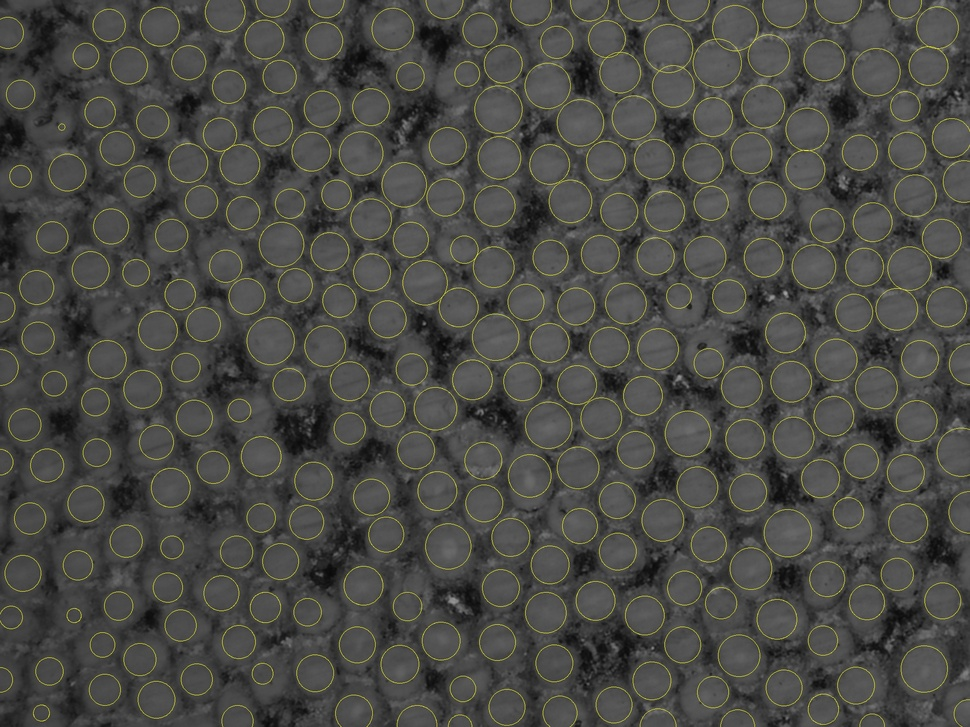
//> input picture Img_processing/test1111_best_10px.jpg, 970 x 727 px, shrunk from 2048 x 1536 before the run
$ ./test1 test1111_best_10px.jpg   (built with g++ and OpenCV 4)
//> lines starting //> are read from the running program, lines starting //| are printed output that depends on the picture; after the words box and inside, x2 and y2 are one past the last pixel; in counts of white or black regions, pixels touching at a corner belong together
#include <opencv2/core.hpp>
#include <opencv2/imgproc.hpp>
#include <opencv2/highgui.hpp>
#include <iostream>

using namespace std;
using namespace cv;

int main(int argc, char *argv[])
{
    //! [load_image]
    // Load the image
    CommandLineParser parser( argc, argv, "{@input | test.png | input image}" );
    Mat src = imread( samples::findFile( parser.get<String>( "@input" ) ) );
//> src is the input picture: 727 rows x 970 cols, CV_8UC3; mean B, G, R 69.3, 74, 74
    if( src.empty() )
    {
        cout << "Could not open or find the image!\n" << endl;
        cout << "Usage: " << argv[0] << " <Input image>" << endl;
        return -1;
    }

    // Show source image
    imshow("Source Image", src);
    //! [load_image]

    //! [black_bg]
    // Change the background from white to black, since that will help later to extract
    // better results during the use of Distance Transform
    for ( int i = 0; i < src.rows; i++ ) {
        for ( int j = 0; j < src.cols; j++ ) {
            if ( src.at<Vec3b>(i, j) == Vec3b(255,255,255) )
            {
                src.at<Vec3b>(i, j)[0] = 0;
                src.at<Vec3b>(i, j)[1] = 0;
                src.at<Vec3b>(i, j)[2] = 0;
            }
        }
    }

    // Show output image
    imshow("Black Background Image", src);
    //! [black_bg]

    //! [sharp]
    // Create a kernel that we will use to sharpen our image
    Mat kernel = (Mat_<float>(3,3) <<
                  1,  1, 1,
                  1, -8, 1,
                  1,  1, 1); // an approximation of second derivative, a quite strong kernel

    // do the laplacian filtering as it is
    // well, we need to convert everything in something more deeper then CV_8U
    // because the kernel has some negative values,
    // and we can expect in general to have a Laplacian image with negative values
    // BUT a 8bits unsigned int (the one we are working with) can contain values from 0 to 255
    // so the possible negative number will be truncated
    Mat imgLaplacian;
    filter2D(src, imgLaplacian, CV_32F, kernel);
    Mat sharp;
    src.convertTo(sharp, CV_32F);
    Mat imgResult = sharp - imgLaplacian;

    // convert back to 8bits gray scale
    imgResult.convertTo(imgResult, CV_8UC3);
//> imgResult: 727 rows x 970 cols, CV_8UC3
    imgLaplacian.convertTo(imgLaplacian, CV_8UC3);
//> imgLaplacian: 727 rows x 970 cols, CV_8UC3

    // imshow( "Laplace Filtered Image", imgLaplacian );
    imshow( "New Sharped Image", imgResult );
    //! [sharp]

    //! [bin]
    // Create binary image from source image
    Mat bw;
    cvtColor(imgResult, bw, COLOR_BGR2GRAY);
    threshold(bw, bw, 40, 255, THRESH_BINARY | THRESH_OTSU);
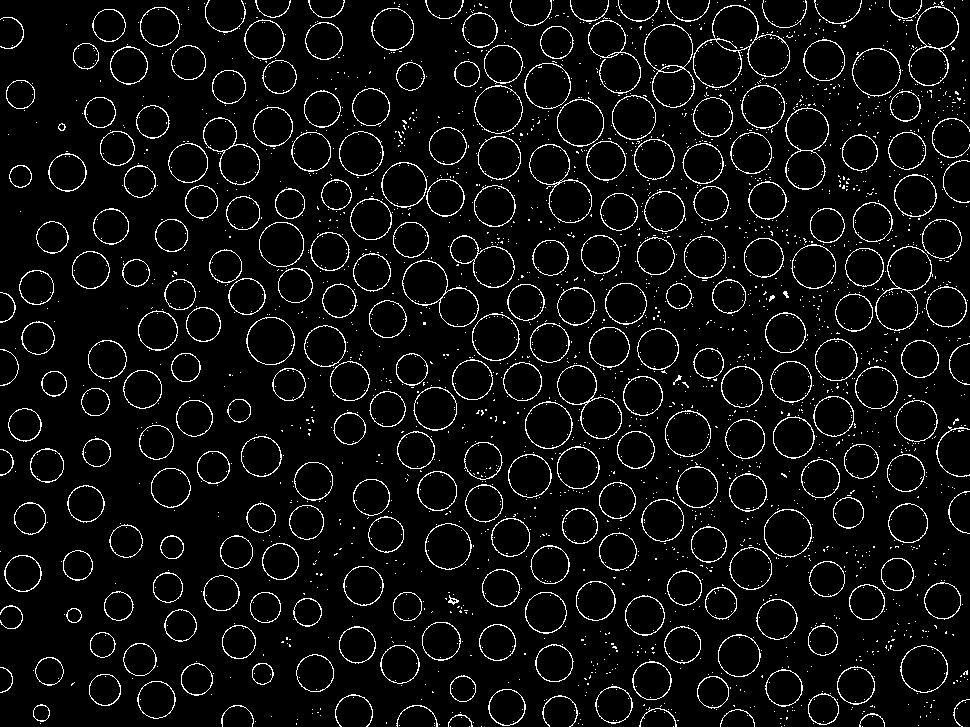
//> bw: 727 rows x 970 cols, CV_8UC1; 5.6% white in thin lines or dots
    imshow("Binary Image", bw);
    //! [bin]

    //! [dist]
    // Perform the distance transform algorithm
    Mat dist;
    distanceTransform(bw, dist, DIST_L2, 3);

    // Normalize the distance image for range = {0.0, 1.0}
    // so we can visualize and threshold it
    normalize(dist, dist, 0, 1.0, NORM_MINMAX);
    imshow("Distance Transform Image", dist);
    //! [dist]

    //! [peaks]
    // Threshold to obtain the peaks
    // This will be the markers for the foreground objects
    threshold(dist, dist, 0.4, 1.0, THRESH_BINARY);

    // Dilate a bit the dist image
    Mat kernel1 = Mat::ones(3, 3, CV_8U);
    dilate(dist, dist, kernel1);
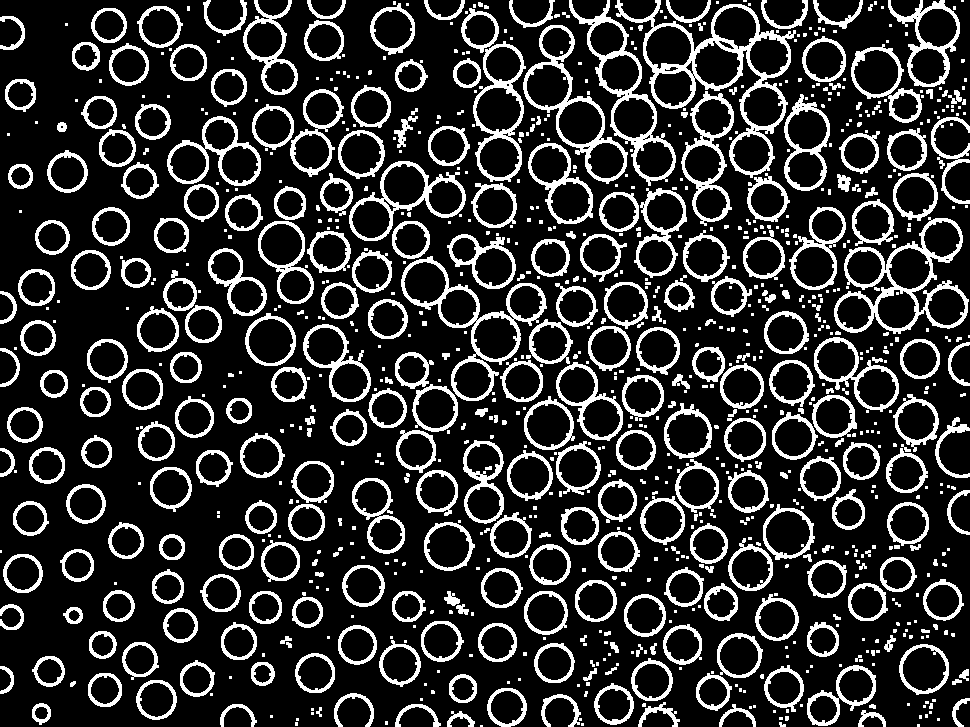
//> dist: 727 rows x 970 cols, CV_32FC1; values 0 (black) and 1 (white), 18.8% white; 936 white regions (592 under 20 px), largest, box (x1, y1, x2, y2) and area: (615, 0, 796, 178) 4433, (834, 217, 969, 334) 3187, (401, 256, 547, 401) 2656
    imshow("Peaks", dist);
    //! [peaks]

    //! [seeds]
    // Create the CV_8U version of the distance image
    // It is needed for findContours()
    Mat dist_8u;
    dist.convertTo(dist_8u, CV_8U);
//> dist_8u: 727 rows x 970 cols, CV_8UC1; values 0 (black) and 1 (white), 18.8% white; 936 white regions (592 under 20 px)

    // Find total markers
    vector<vector<Point> > contours;
    findContours(dist_8u, contours, RETR_EXTERNAL, CHAIN_APPROX_SIMPLE);
//> contours = 931 contours, 657 with area under 20; largest, box (x1, y1, x2, y2) and area: (615, 0, 796, 178) 12304, (834, 217, 969, 334) 8783, (401, 256, 547, 401) 7716, (523, 25, 628, 184) 6234, (569, 0, 676, 186) 6204

    // Create the marker image for the watershed algorithm
    Mat markers = Mat::zeros(dist.size(), CV_32S);

    // Draw the foreground markers
    for (size_t i = 0; i < contours.size(); i++)
    {
        drawContours(markers, contours, static_cast<int>(i), Scalar(static_cast<int>(i)+1), -1);
    }
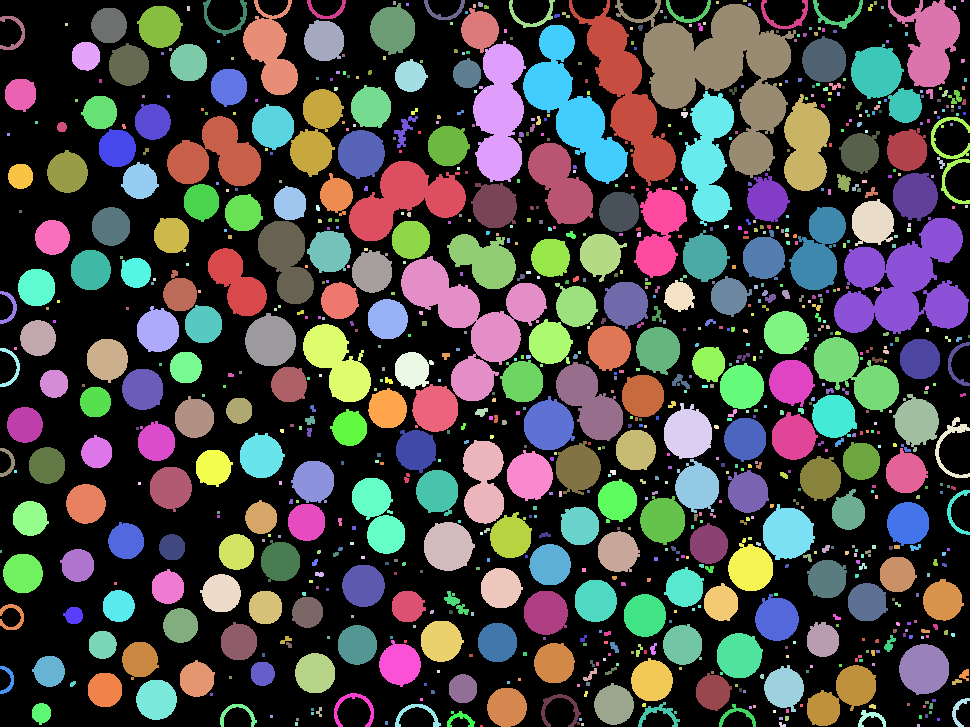
//> markers: 727 rows x 970 cols, CV_32SC1; 932 distinct labels, from 0 to 931; one colour per label, 0 black

    // Draw the background marker
    circle(markers, Point(5,5), 3, Scalar(255), -1);
//> markers: 727 rows x 970 cols, CV_32SC1; 932 distinct labels, from 0 to 931
    imshow("Markers", markers*10000);
    //! [seeds]

    //! [watershed]
    // Perform the watershed algorithm
    watershed(imgResult, markers);
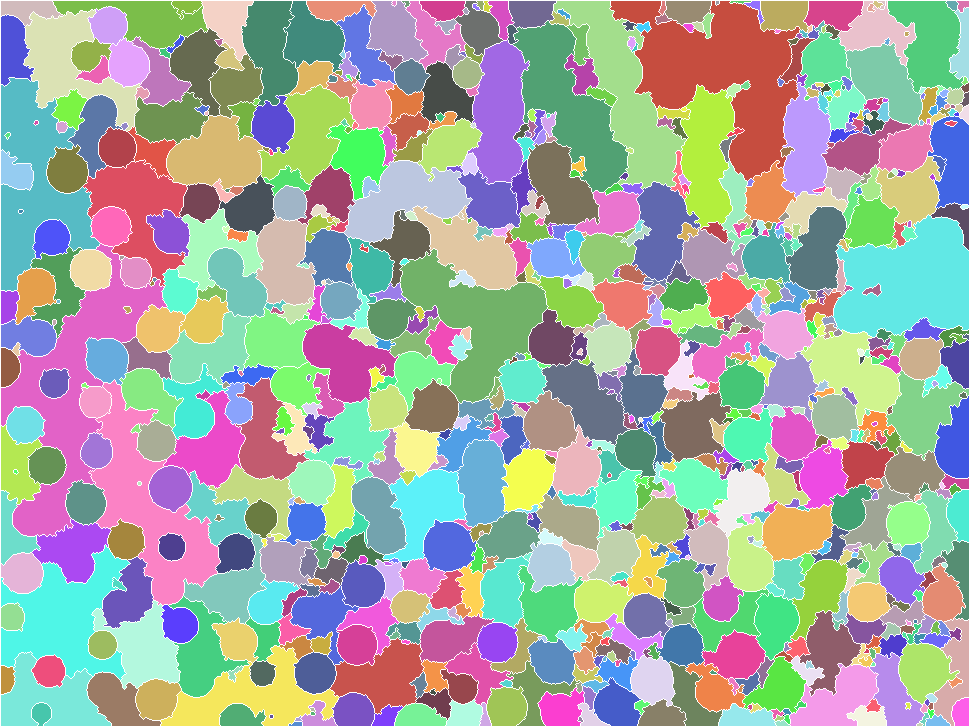
//> markers: 727 rows x 970 cols, CV_32SC1; 933 distinct labels, from -1 to 931; one colour per label, 0 black, -1 white

    Mat mark;
    markers.convertTo(mark, CV_8U);
    bitwise_not(mark, mark);
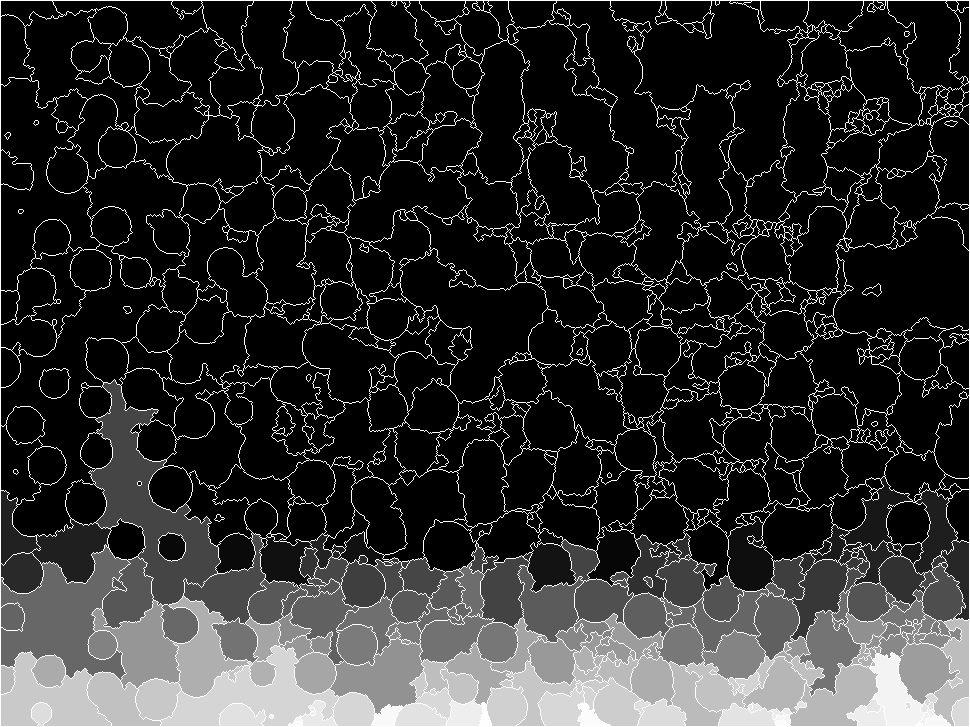
//> mark: 727 rows x 970 cols, CV_8UC1; min 0, max 255, mean 46.5
    //    imshow("Markers_v2", mark); // uncomment this if you want to see how the mark
    // image looks like at that point

    // Generate random colors
    vector<Vec3b> colors;
    for (size_t i = 0; i < contours.size(); i++)
    {
        int b = theRNG().uniform(0, 256);
        int g = theRNG().uniform(0, 256);
        int r = theRNG().uniform(0, 256);

        colors.push_back(Vec3b((uchar)b, (uchar)g, (uchar)r));
    }
//> after the loop, colors = 931 items, first 12: [246, 165, 231], [93, 105, 174], [134, 25, 124], [89, 31, 234], [111, 234, 143], [215, 110, 137], [221, 251, 29], [115, 151, 132], [180, 236, 188], [131, 220, 28], [6, 163, 224], [157, 227, 27]

    // Create the result image
    Mat dst = Mat::zeros(markers.size(), CV_8UC3);

    // Fill labeled objects with random colors
    for (int i = 0; i < markers.rows; i++)
    {
        for (int j = 0; j < markers.cols; j++)
        {
            int index = markers.at<int>(i,j);
            if (index > 0 && index <= static_cast<int>(contours.size()))
            {
                dst.at<Vec3b>(i,j) = colors[index-1];
            }
        }
    }
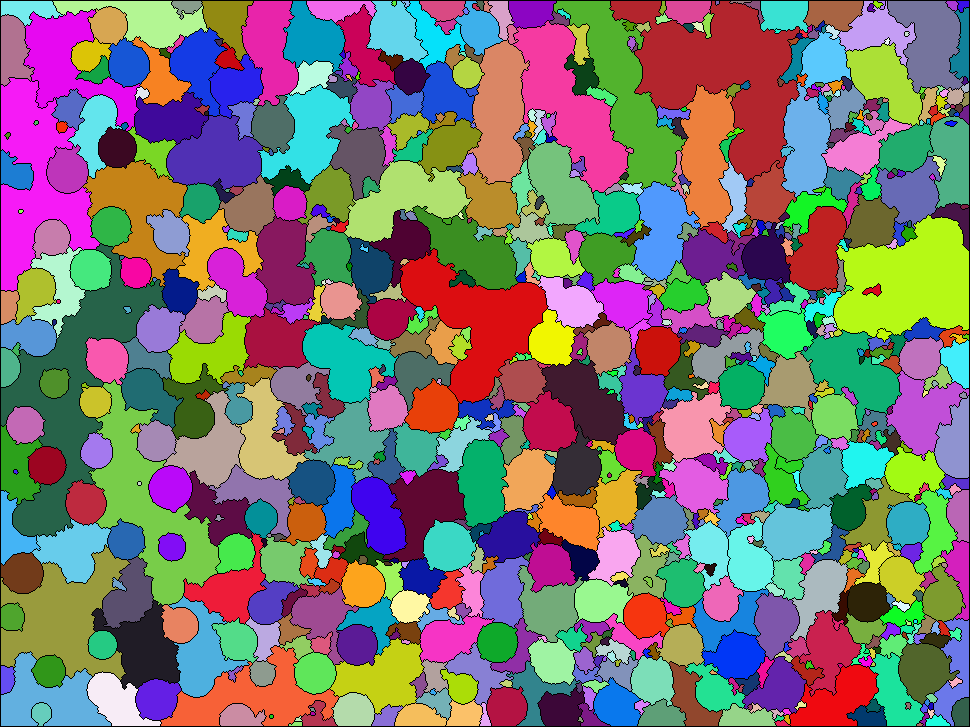
//> dst: 727 rows x 970 cols, CV_8UC3; mean B, G, R 115.9, 117.6, 125.1

    // Visualize the final image
    imshow("Final Result", dst);
    //! [watershed]

    waitKey();
    return 0;
}
